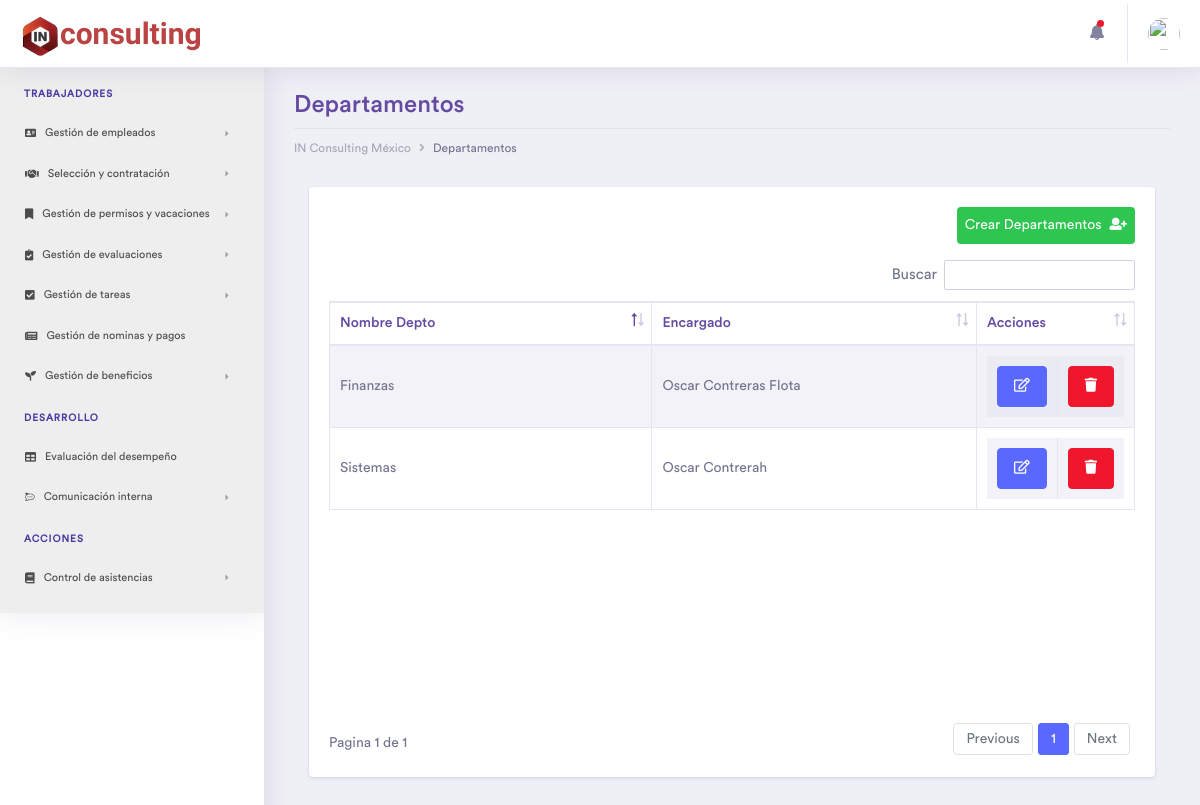
Page /Departamento on the committed database.
### tables this page shows
CREATE TABLE `departamentos` (
  `idDepartamentos` int(11) NOT NULL,
  `nameDepto` varchar(45) NOT NULL,
  `Empleados_idEmpleados` int(11) DEFAULT NULL,
  `status` int(11) NOT NULL DEFAULT 1
);

CREATE TABLE `empleados` (
  `idEmpleados` int(11) NOT NULL,
  `name` varchar(45) NOT NULL,
  `lastname` varchar(45) NOT NULL,
  `genero` varchar(1) NOT NULL,
  `fNac` date NOT NULL,
  `phone` varchar(15) NOT NULL,
  `email` varchar(45) NOT NULL,
  `identificacion` varchar(45) NOT NULL,
  `CURP` varchar(20) NOT NULL,
  `NSS` varchar(15) NOT NULL,
  `RFC` varchar(15) NOT NULL,
  `street` varchar(45) NOT NULL,
  `numE` varchar(5) NOT NULL,
  `numI` varchar(5) DEFAULT NULL,
  `colonia` varchar(45) NOT NULL,
  `CP` varchar(8) NOT NULL,
  `municipio` varchar(30) NOT NULL,
  `estado` varchar(45) NOT NULL,
  `status` int(1) NOT NULL DEFAULT 1,
  `fecha_contratado` timestamp NOT NULL DEFAULT current_timestamp()
);

### controller/plantilla.controlador.php (called while the page is built)
<?php
Class ControladorPlantilla{
	public function ctrTraerPlantilla(){
		include "view/plantilla.php";
	}
}

### index.php (called while the page is built)
<?php
require_once "controller/plantilla.controlador.php";
require_once "controller/formularios.controlador.php";
require_once "model/formularios.modelo.php";
$plantilla = new ControladorPlantilla();
$plantilla -> ctrTraerPlantilla();

### controller/formularios.controlador.php (called while the page is built, shortened)
<?php
class ControladorFormularios{
	static public function ctrVerEmpleados($item, $valor){
		$tabla = "empleados";
		$respuesta = ModeloFormularios::mdlVerEmpleados($tabla, $item, $valor);
		return $respuesta;
	}
	static public function ctrVerDepartamentos($item, $valor){
		$tabla = "departamentos";
		$respuesta = ModeloFormularios::mdlVerDepartamentos($tabla, $item, $valor);
		return $respuesta;
	}
}

### model/conexion.php (called while the page is built)
<?php
class Conexion{
  static public function conectar(){
    $link = new PDO("mysql:host=localhost;dbname=inrh",
                  "root",
                  "");
    $link->exec("set names utf8");
    return $link;
  }
}

### model/formularios.modelo.php (called while the page is built, shortened)
<?php
require_once "conexion.php";
class ModeloFormularios{
	static public function mdlVerEmpleados($tabla, $item, $valor){
		if($item == null && $valor == null){
			$sql = "SELECT e.idEmpleados, e.name, e.lastname, e.genero, e.fNac, e.phone, e.email, e.identificacion, e.NSS, e.RFC, e.street, e.numE, e.numI, e.colonia, e.CP, e.estado, e.municipio, e.fecha_contratado, m.nameEmer, m.parentesco, m.phoneEmer
			FROM empleados e
			INNER JOIN emergencia m ON e.idEmpleados = m.Empleados_idEmpleados WHERE status = 1 ORDER BY idEmpleados DESC;";
			$stmt = Conexion::conectar()->prepare($sql);
			$stmt->execute();
			return $stmt -> fetchAll();
		}else{
			$stmt = Conexion::conectar()->prepare("SELECT e.idEmpleados, e.name, e.lastname, e.genero, e.fNac, e.phone, e.email, e.identificacion, e.NSS, e.RFC, e.street, e.numE, e.numI, e.colonia, e.CP, e.estado, e.municipio, e.fecha_contratado, m.nameEmer, m.parentesco, m.phoneEmer
				FROM empleados e
				INNER JOIN emergencia m ON e.idEmpleados = m.Empleados_idEmpleados
				WHERE $item = :$item");
			$stmt->bindParam(":".$item, $valor, PDO::PARAM_STR);
			$stmt->execute();
			return $stmt -> fetch();
		}
	}
	static public function mdlVerDepartamentos($tabla, $item, $valor){
		if ($item == null && $valor == null) {
			$sql = "SELECT * FROM departamentos WHERE status = 1 ORDER BY idDepartamentos;";
			$stmt = Conexion::conectar()->prepare($sql);
			$stmt->execute();
			return $stmt -> fetchAll();
		}else{
			$sql = "SELECT * FROM $tabla WHERE $item = :$item";
			$stmt = Conexion::conectar()->prepare($sql);
			$stmt->bindParam(":".$item, $valor, PDO::PARAM_STR);
			$stmt->execute();
			return $stmt -> fetch();
		}
	}
}

### view/pages/Departamento.php (the view, shortened to what this page needs)
<?php $departamento = ControladorFormularios::ctrVerDepartamentos(null, null); ?>
<div class="container-fluid dashboard-content ">
	<div class="row">
		<div class="col-xl-12 col-lg-12 col-md-12 col-sm-12 col-12">
			<div class="page-header">
				<h2 class="pageheader-title">Departamentos</h2>
				<div class="page-breadcrumb">
					<nav aria-label="breadcrumb">
						<ol class="breadcrumb">
							<li class="breadcrumb-item"><a href="Inicio" class="breadcrumb-link">IN Consulting México</a></li>
							<li class="breadcrumb-item active" aria-current="page">Departamentos</li>
						</ol>
					</nav>
				</div>
			</div>
		</div>
	</div>
	<div class="ecommerce-widget">
		<div class="col-xl-12 col-lg-12 col-md-12 col-sm-12 col-12">
			<div class="card">
				<div class="card-body">
					<a href="CrearDepartamentos" class="btb btn-success p-2 rounded mb-3 float-right">
						Crear Departamentos<i class="fas fa-user-plus ml-2"></i>
					</a>
					<div class="table-responsive">
						<table id="example" class="table table-striped table-bordered second" style="width:100%">
							<thead>
								<tr>
									<th width="43%">Nombre Depto</th>
									<th width="43%">Encargado</th>
									<th>Acciones</th>
								</tr>
							</thead>
							<tbody>
								<?php foreach ($departamento as $key => $depa): ?>
									<?php
									if ($depa['Empleados_idEmpleados'] != 0) {
										$empleado = ControladorFormularios::ctrVerEmpleados("idEmpleados", $depa['Empleados_idEmpleados']);
										$nombreEmpleado = ucwords(strtolower($empleado['name']." ".$empleado['lastname']));
									}else{
										$nombreEmpleado = "-";
									}
									?>
									<tr>
										<td><?php echo $depa['nameDepto'] ?></td>
										<td><?php echo $nombreEmpleado; ?></td>
										<td>
											<table>
												<tr>
													<td>
														<form method="POST" action="EditarDepto">
															<button type="submit" class="btn btn-primary rounded btn-block"><i class="far fa-edit"></i></button>
														</form>
													</td>
													<td>
														<form method="POST" action="EliminarDepto">
															<button type="submit" class="btn btn-danger rounded btn-block"><i class="fas fa-trash"></i></button>
														</form>
													</td>
												</tr>
											</table>
										</td>
									</tr>
								<?php endforeach ?>
							</tbody>
						</table>
					</div>
				</div>
			</div>
		</div>
	</div>
</div>

### rows in the picture
departamentos: nameDepto "Sistemas", Empleados_idEmpleados.lastname "Oscar Contrerah"
departamentos: nameDepto "Finanzas", Empleados_idEmpleados.lastname "Oscar Contreras Flota"
